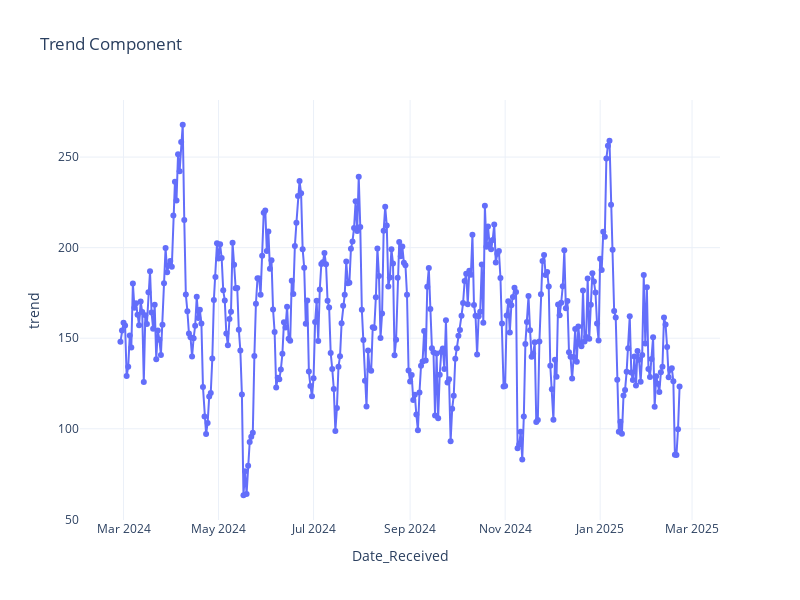

Source (notebook cell):
### Markdown cell above
### Trend Graph Interpretation:

The **trend** is stable, with sales volume fluctuating around a consistent mean and no clear long-term growth or decline. The most prominent feature is **weekly seasonality**, characterized by regular peaks and troughs likely corresponding to weekends (high sales) and weekdays (low sales), a common pattern in retail.

### Code cell
# Decomposition serie Graph Tendência
fig3 = px.line(decomposition.trend, y="trend", title='Trend Component', markers=True)
fig3.show()

### Figure 1 — Plotly figure (JSON) as saved in the notebook; plotly's stock layout.template omitted (floating-point values rounded to 4 significant figures; data arrays with more than 128 entries replaced by an {"elided": "..."} marker saying what was removed)
{"data": [{"hovertemplate": "Date_Received=%{x}<br>trend=%{y}<extra></extra>", "legendgroup": "", "line": {"color": "#636efa", "dash": "solid"}, "marker": {"symbol": "circle"}, "mode": "lines+markers", "name": "", "orientation": "v", "showlegend": false, "type": "scatter", "x": {"elided": "366 str values"}, "xaxis": "x", "y": {"elided": "366 float values"}, "yaxis": "y"}], "layout": {"height": 600, "legend": {"tracegroupgap": 0}, "title": {"text": "Trend Component"}, "width": 800, "xaxis": {"anchor": "y", "domain": [0, 1], "title": {"text": "Date_Received"}}, "yaxis": {"anchor": "x", "domain": [0, 1], "title": {"text": "trend"}}}}
